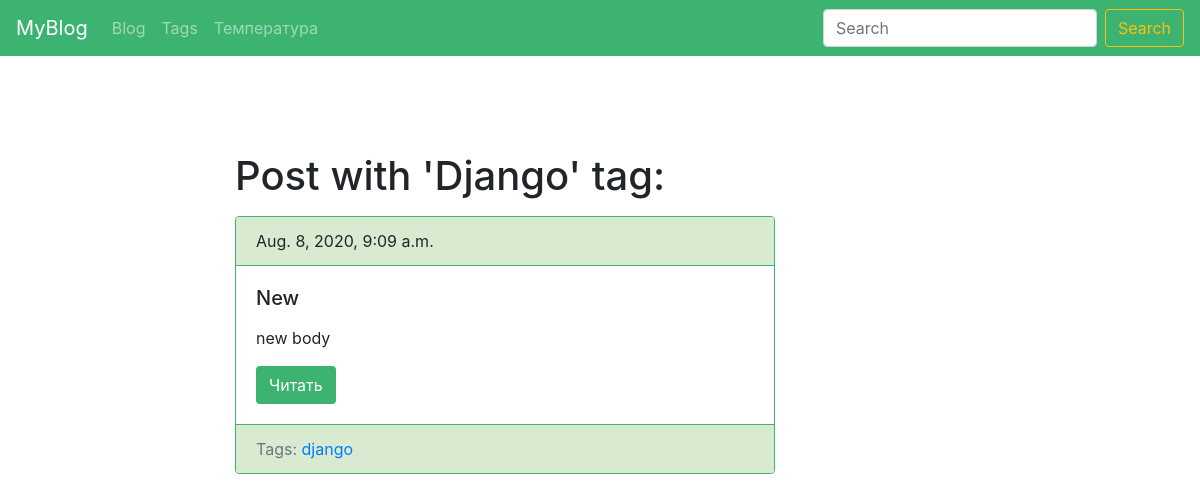
The app's page /blog/tag/django_tag/, older data.
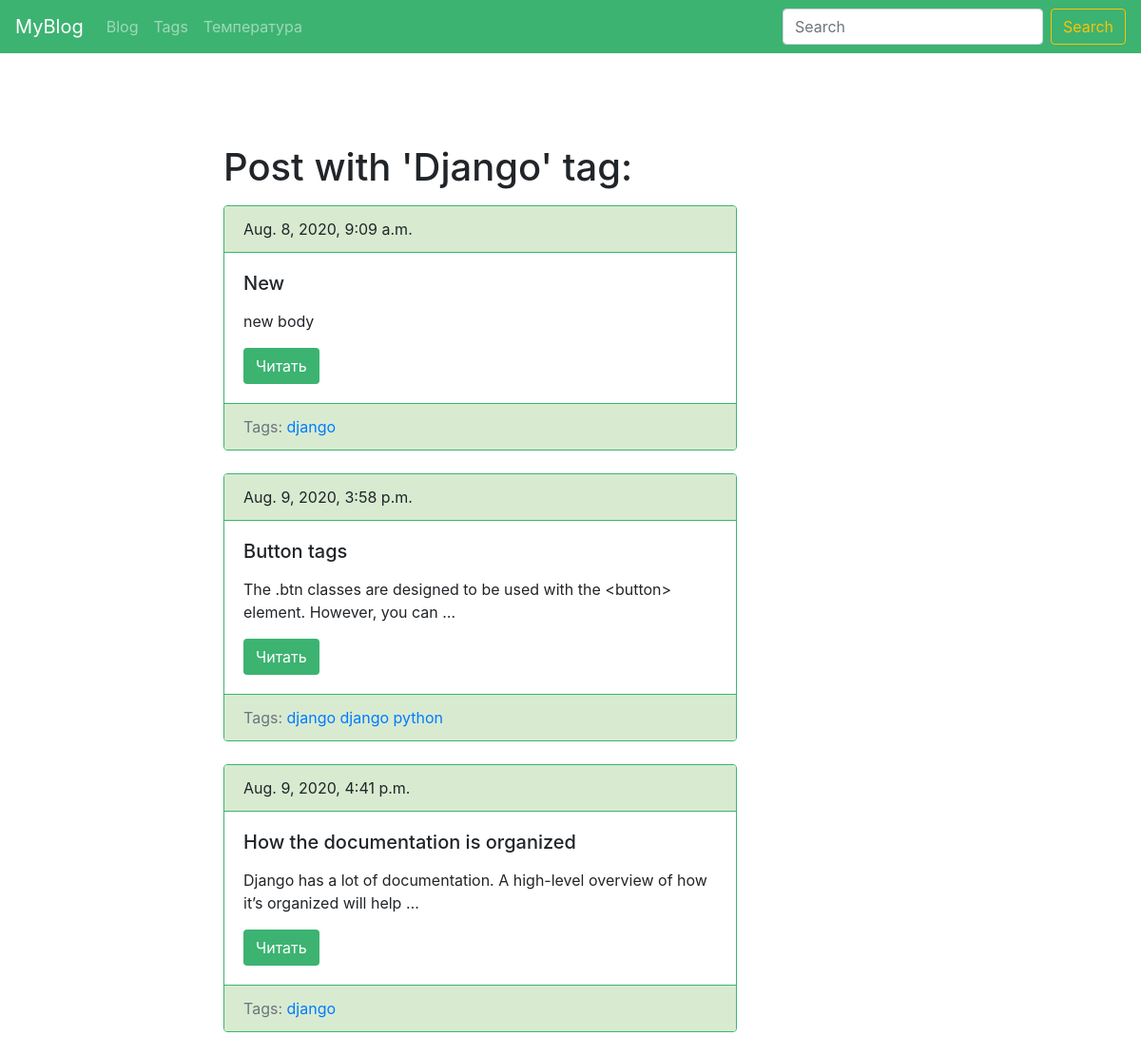
The same page, newer data.
### blog/models.py (models this page shows, shortened)
class Tag(models.Model):
    title = models.CharField(max_length=150)
    slug = models.SlugField(max_length=150, unique=True)
    def get_absolute_url(self):
        return reverse('tag_detail_url', kwargs={'slug': self.slug})

class Post(models.Model):
    title = models.CharField(max_length=150, db_index=True)
    slug = models.SlugField(max_length=150, unique=True, blank=True)
    body = models.TextField(blank=True, db_index=True)
    date_pub = models.DateTimeField(auto_now_add=True)
    tags = models.ManyToManyField('Tag', blank=True, related_name='posts')
    def get_absolute_url(self):
        return reverse('post_detail_url', kwargs={'slug': self.slug})

### blog/views.py (the view)
# urls.py: path('tag/<str:slug>/', TagDetail.as_view(), name='tag_detail_url')
class TagDetail(ObjectDetailMixin, View):
    model = Tag
    template = 'blog/tag_detail.html'

### blog/utils.py (called while the page is built)
    def get(self, request, slug):
        object = get_object_or_404(self.model, slug__iexact=slug)
        return render(request, self.template, context={self.model.__name__.lower(): object})

### blog/templates/blog/tag_detail.html (shortened to what this page needs)
{% extends 'blog/base_blog.html' %}
{% block content %}
<h1 class="mt-5">
    Post with '{{ tag.title|title }}' tag:
</h1>
<p>
    {% for post in tag.posts.all %}
        {% include 'blog/includes/post_card_template.html'%}
    {% endfor %}
</p>
{% endblock %}

### blog/templates/blog/base_blog.html
{% extends 'base.html' %}

### templates/base.html (shortened to what this page needs)
{% extends 'base_all.html' %}
{% block container %}
<div class="container mt-5">
    <div class="row">
        <div class="col-6 offset-md-2">
            {% block content %}{% endblock %}
        </div>
    </div>
</div>
{% endblock %}

### templates/base_all.html (shortened to what this page needs)
<!DOCTYPE html>
<html lang="ru">
<head>
    <link rel="stylesheet" href="https://stackpath.bootstrapcdn.com/bootstrap/4.5.0/css/bootstrap.min.css"
>
</head>
<body>
<nav class="navbar navbar-expand-lg navbar-dark" style="background-color: #3CB371;">
    <a class="navbar-brand">MyBlog</a>
    <div class="collapse navbar-collapse" id="navbarSupportedContent">
        <ul class="navbar-nav mr-auto">
            <li class="nav-item">
                {% if request.path == '/blog/' %}
                     <a class="nav-link active" href="{% url 'posts_list_url' %}">Blog</a>
                {% else %}
                     <a class="nav-link" href="{% url 'posts_list_url' %}">Blog</a>
                {% endif %}
            </li>
            <li class="nav-item">
                {% if request.path == '/blog/tags/' %}
                     <a class="nav-link active" href="{% url 'tags_list_url' %}">Tags</a>
                {% else %}
                     <a class="nav-link" href="{% url 'tags_list_url' %}">Tags</a>
                {% endif %}
            </li>
            <li class="nav-item">
                {% if request.path == '/' %}
                     <a class="nav-link active" href="{% url 'weather_app' %}">Температура</a>
                {% else %}
                     <a class="nav-link" href="{% url 'weather_app' %}">Температура</a>
                {% endif %}
            </li>
        </ul>
        <form class="form-inline my-2 my-lg-0">
            <input class="form-control mr-sm-2" type="search" placeholder="Search" aria-label="Search">
            <button class="btn btn-outline-warning my-2 my-sm-0" type="submit">Search</button>
        </form>
    </div>
</nav>
{% block container %}{% endblock %}
</body>
</html>

### blog/templates/blog/includes/post_card_template.html
<div class="card mb-4" style="border-color: #3CB371;">
    <div class="card-header" style="border-color: #3CB371; background-color: #d8ebd1;">{{ post.date_pub }}</div>
    <div class="card-body">
        <h5 class="mb-3">{{ post.title }}</h5>
        <p class="card-text">{{ post.body|truncatewords:15 }}</p>
        <a href="{{ post.get_absolute_url }}" class="btn" style="background-color: #3CB371; color:#FFF">Читать</a>
    </div>
    <div class="card-footer text-muted" style="border-color: #3CB371; background-color: #d8ebd1;">
        Tags:
        {% for tag in post.tags.all %}
        <a href="{{ tag.get_absolute_url }}">{{ tag.title }}</a>
        {% endfor %}
    </div>
</div>

Row changes from the older to the newer data that the page shows:
added Post: date_pub "Aug. 9, 2020, 3:58 p.m.", title "Button tags", body "The .btn classes are designed to be used with the <button> element. However, you can …", Tag (title "django")
added Tag: title "django", shown under "Aug. 9, 2020, 3:58 p.m."
added Tag: title "python", shown under "Aug. 9, 2020, 3:58 p.m."
added Post: date_pub "Aug. 9, 2020, 4:41 p.m.", title "How the documentation is organized", body "Django has a lot of documentation. A high-level overview of how it’s organized will help …", Tag (title "django")
